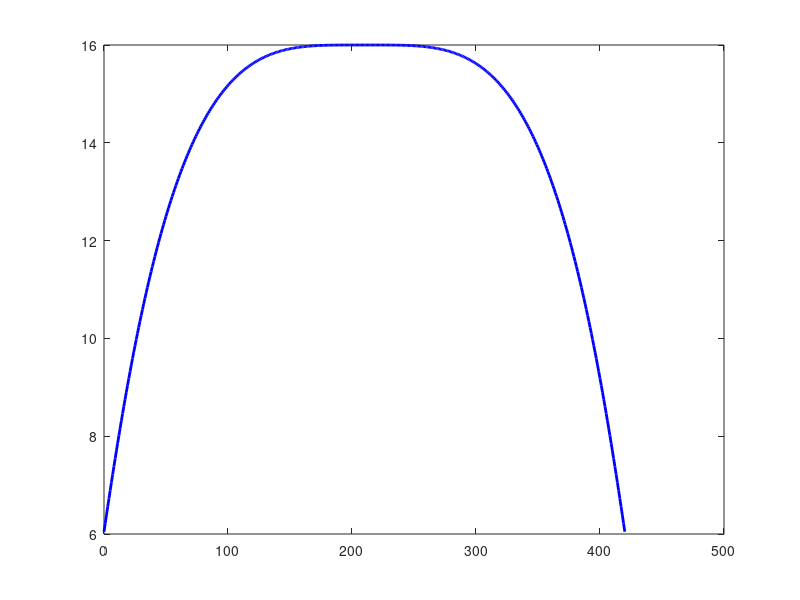

This chart was generated by the following MATLAB code: (Note: this script raises an error after producing the figure.)
% Plot 2: Eb/N0 variation with AMC switching points
clear; clc; close all;
% Parameters
T = 420;
theta_min = 8.2;
theta_max = 90;
Re = 6371e3; % Earth radius in metres
h = 790e3; % Satellite altitude in metres
f = 1.62e9; % Carrier frequency in Hz
c = 3e8; % Speed of light in m/s
wavelength = c / f;
% Time array
t = 0:1:T;
% Elevation angle model
elevation = theta_min + (theta_max - theta_min) .* sin((pi .* t) ./ T);
% Slant range calculation
elevation_rad = deg2rad(elevation);
alpha = pi/2 - elevation_rad - asin((Re .* cos(elevation_rad)) ./ (Re + h));
slant = sqrt(Re.^2 + (Re + h).^2 - ...
2 .* Re .* (Re + h) .* cos(alpha));
% FSPL calculation
fspl = 20 .* log10((4 .* pi .* slant) ./ wavelength);
% Eb/N0 model
% Assumption: peak Eb/N0 is 16 dB at minimum FSPL
EbN0_peak = 16;
fspl_min = min(fspl);
EbN0 = EbN0_peak - (fspl - fspl_min);
% AMC thresholds
threshold_BPSK_QPSK = 9.6;
threshold_QPSK_16QAM = 13.5;
% Plot
figure;
plot(t, EbN0, 'b-', 'LineWidth', 2);
hold on;
yline(threshold_BPSK_QPSK, 'r--', 'LineWidth', 1.5);
yline(threshold_QPSK_16QAM, 'm--', 'LineWidth', 1.5);
xlabel('Time (s)');
ylabel('E_b/N_0 (dB)');
title('E_b/N_0 Variation with AMC Switching Points');
grid on;
legend('E_b/N_0', ...
'BPSK to QPSK threshold = 9.6 dB', ...
'QPSK to 16-QAM threshold = 13.5 dB', ...
'Location', 'best');
hold off;
